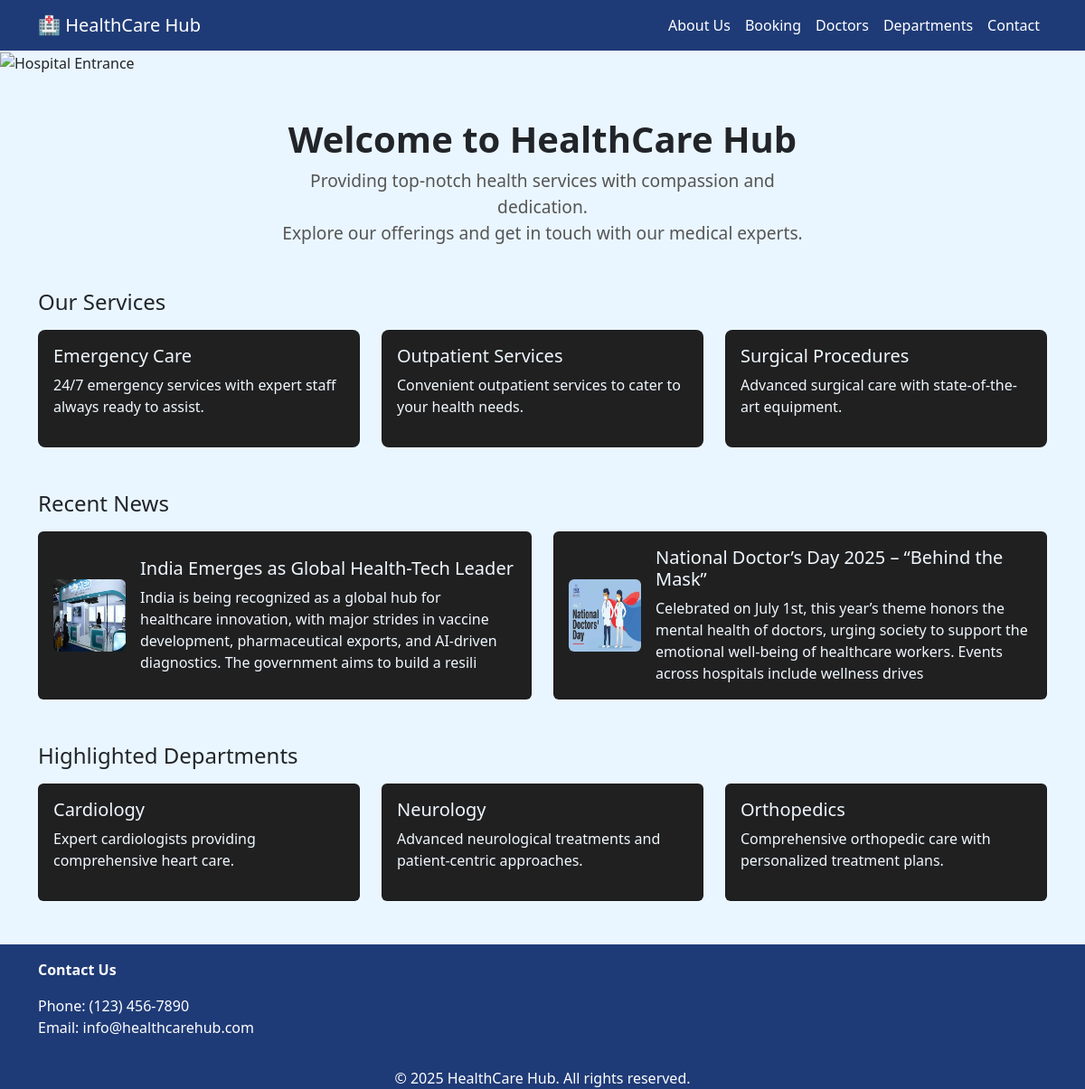
The page / on the database its author committed.
### hospital_app/models.py (models this page shows)
class  recentNews(models.Model):
     heading=models.CharField(max_length=100)
     news=models.CharField(max_length=200)
     img=models.ImageField( upload_to='images/' )

### hospital_app/views.py (the view)
# urls.py: path('', views.index, name=''),
def index(request):
    return render(request,'index.html',{'rn':recentNews.objects.all()})

### templates/index.html (shortened to what this page needs)
{% extends "base.html" %} {% block title %}Home{% endblock title %} {% load
static %} {% block content %}
<link href="https://unpkg.com/aos@2.3.1/dist/aos.css" rel="stylesheet" />
<section class="hero">
  <img
    src="https://mir-s3-cdn-cf.behance.net/project_modules/max_1200/6369d082320721.5d1a307970a59.jpg"
    alt="Hospital Entrance"
    height="300px"
    width="100%"
  />
</section>
<section class="text-center my-5"
  data-aos="zoom-in"
  data-aos-delay="300"
  data-aos-duration="1000"
  data-aos-easing="ease-in-out"
  >
  <h2 style="font-size: 2.5rem; font-weight: bold;">Welcome to HealthCare Hub</h2>
  <p style="font-size: 1.2rem; color: #555; max-width: 600px; margin: 0 auto;">
    Providing top-notch health services with compassion and dedication.<br />
    Explore our offerings and get in touch with our medical experts.
  </p>
</section>
<section class="container mb-5">
  <h4 class="mb-3">Our Services</h4>
  <div class="row g-4">
    <div class="col-md-4">
      <div class="card card-blue p-3 h-100 rounded-3 services-card my-animation">
        <h5>Emergency Care</h5>
        <p>24/7 emergency services with expert staff always ready to assist.</p>
      </div>
    </div>
    <div class="col-md-4">
      <div class="card card-dark p-3 h-100 rounded-3 services-card my-animation">
        <h5>Outpatient Services</h5>
        <p>Convenient outpatient services to cater to your health needs.</p>
      </div>
    </div>
    <div class="col-md-4">
      <div class="card card-dark p-3 h-100 rounded-3 services-card my-animation">
        <h5>Surgical Procedures</h5>
        <p>Advanced surgical care with state-of-the-art equipment.</p>
      </div>
    </div>
  </div>
</section>
<section class="container mb-5">
  <h4 class="mb-3">Recent News</h4>
  <div class="row g-4">
    {% for r in rn %}
    <div class="col-md-6 my-animation">
      <div
        class="card card-blue p-3 d-flex flex-row align-items-center h-100 rnews"
      >
        <img
          src="{{r.img.url}}"
          alt="Doctors"
          class="me-3 rounded"
          width="80"
          height="80"
        />
        <div>
          <h5>{{r.heading}}</h5>
          <p class="mb-0">
            {{r.news}}
          </p>
        </div>
      </div>
    </div>
    {% endfor %}
  </div>
</section>
<section class="container mb-5">
  <h4 class="mb-3">Highlighted Departments</h4>
  <div class="row g-4">
    <div class="col-md-4 my-animation">
      <div class="card card-blue p-3 h-100 dep-card">
        <h5>Cardiology</h5>
        <p>Expert cardiologists providing comprehensive heart care.</p>
      </div>
    </div>
    <div class="col-md-4 my-animation">
      <div class="card card-dark p-3 h-100 dep-card">
        <h5>Neurology</h5>
        <p>Advanced neurological treatments and patient-centric approaches.</p>
      </div>
    </div>
    <div class="col-md-4 my-animation">
      <div class="card card-dark p-3 h-100 dep-card">
        <h5>Orthopedics</h5>
        <p>Comprehensive orthopedic care with personalized treatment plans.</p>
      </div>
    </div>
  </div>
</section>
{% endblock content %}

### templates/base.html (style rules this page uses)
body { background-color: #eaf6ff; }

### templates/index.html (style rules this page uses)
.services-card, .dep-card { background-color: #202020; color: aliceblue; transition: all 0.3s ease-in-out; }
.rnews { background-color: #202020; color: aliceblue; }

### rows shown on the page
recentNews: img (picture), heading "India Emerges as Global Health-Tech Leader", news "India is being recognized as a global hub for healthcare innovation, with major strides in vaccine development, pharmaceutical exports, and AI-driven diagnostics. The government aims to build a resili"
recentNews: img (picture), heading "National Doctor’s Day 2025 – “Behind the Mask”", news "Celebrated on July 1st, this year’s theme honors the mental health of doctors, urging society to support the emotional well-being of healthcare workers. Events across hospitals include wellness drives"
